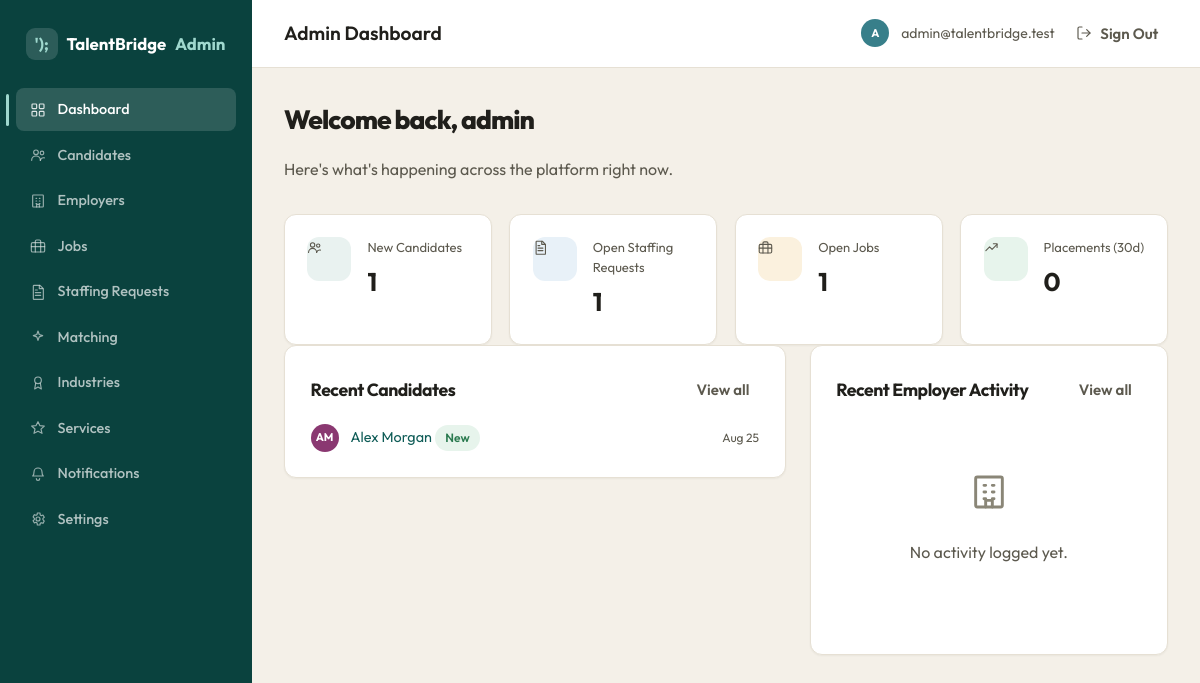
The page /admin/dashboard (signed in) on the database its author committed.
### tables this page shows
CREATE TABLE users (
    id              BIGINT UNSIGNED AUTO_INCREMENT PRIMARY KEY,
    uuid            CHAR(36) NOT NULL UNIQUE,
    email           VARCHAR(190) NOT NULL UNIQUE,
    password_hash   VARCHAR(255) NOT NULL,
    role_id         INT UNSIGNED NOT NULL,
    status          ENUM('active','inactive','pending','suspended') NOT NULL DEFAULT 'active',
    email_verified_at TIMESTAMP NULL DEFAULT NULL,
    last_login_at   TIMESTAMP NULL DEFAULT NULL,
    created_at      TIMESTAMP NOT NULL DEFAULT CURRENT_TIMESTAMP,
    updated_at      TIMESTAMP NOT NULL DEFAULT CURRENT_TIMESTAMP ON UPDATE CURRENT_TIMESTAMP,
    deleted_at      TIMESTAMP NULL DEFAULT NULL,
    CONSTRAINT fk_users_role FOREIGN KEY (role_id) REFERENCES roles(id),
    INDEX idx_users_role (role_id),
    INDEX idx_users_status (status)
);

CREATE TABLE candidates (
    id                     BIGINT UNSIGNED AUTO_INCREMENT PRIMARY KEY,
    uuid                   CHAR(36) NOT NULL UNIQUE,
    user_id                BIGINT UNSIGNED NOT NULL UNIQUE,
    first_name             VARCHAR(100) NOT NULL,
    last_name              VARCHAR(100) NOT NULL,
    phone                  VARCHAR(30) NULL,
    location_city          VARCHAR(100) NULL,
    location_state         VARCHAR(100) NULL,
    location_country       VARCHAR(100) NULL DEFAULT 'United States',
    headline               VARCHAR(180) NULL,
    summary                TEXT NULL,
    current_title          VARCHAR(150) NULL,
    experience_years        DECIMAL(4,1) NULL,
    availability           ENUM('immediate','2_weeks','1_month','not_looking') NOT NULL DEFAULT 'immediate',
    employment_types       SET('full_time','part_time','contract','temp','temp_to_hire') NOT NULL DEFAULT 'full_time',
    salary_expectation_min INT UNSIGNED NULL,
    salary_expectation_max INT UNSIGNED NULL,
    salary_currency        CHAR(3) NOT NULL DEFAULT 'USD',
    is_remote_ok           TINYINT(1) NOT NULL DEFAULT 0,
    resume_file_id         BIGINT UNSIGNED NULL,
    avatar_file_id         BIGINT UNSIGNED NULL,
    linkedin_url           VARCHAR(255) NULL,
    portfolio_url          VARCHAR(255) NULL,
    status                 ENUM('new','in_review','shortlisted','placed','inactive') NOT NULL DEFAULT 'new',
    source                 VARCHAR(80) NULL DEFAULT 'self_registered',
    admin_notes            TEXT NULL,
    created_at             TIMESTAMP NOT NULL DEFAULT CURRENT_TIMESTAMP,
    updated_at             TIMESTAMP NOT NULL DEFAULT CURRENT_TIMESTAMP ON UPDATE CURRENT_TIMESTAMP,
    deleted_at             TIMESTAMP NULL DEFAULT NULL,
    CONSTRAINT fk_candidates_user FOREIGN KEY (user_id) REFERENCES users(id) ON DELETE CASCADE,
    CONSTRAINT fk_candidates_resume FOREIGN KEY (resume_file_id) REFERENCES files(id) ON DELETE SET NULL,
    CONSTRAINT fk_candidates_avatar FOREIGN KEY (avatar_file_id) REFERENCES files(id) ON DELETE SET NULL,
    INDEX idx_candidates_status (status),
    INDEX idx_candidates_location (location_city, location_state),
    INDEX idx_candidates_experience (experience_years),
    FULLTEXT INDEX ftx_candidates_search (headline, summary, current_title)
);

### app/Core/View.php (called while the page is built, shortened)
<?php
final class View
{
    public static function render(string $view, array $data = [], ?string $layout = 'layouts/app'): string
    {
        $data['csrfField'] = Csrf::field();
        $data['csrfToken'] = Csrf::token();
        $data['currentUser'] = Auth::user();
        $content = self::renderFile($view, $data);
        $data['content'] = $content;
        return self::renderFile($layout, $data);
    }
    private static function renderFile(string $view, array $data): string
    {
        $path = VIEW_PATH . '/' . str_replace('.', '/', $view) . '.php';
        extract($data, EXTR_SKIP);
        require $path;
        return (string) ob_get_clean();
    }
    public static function e(mixed $value): string
    {
        return htmlspecialchars((string) $value, ENT_QUOTES, 'UTF-8');
    }
}

### app/Controllers/Admin/DashboardController.php (called while the page is built, shortened)
<?php
final class DashboardController extends Controller
{
    public function index(Request $request): void
    {
        $newCandidates = Candidate::count('status = :status', ['status' => 'new']);
        $openRequests = StaffingRequest::count(
            "status NOT IN ('closed_won','closed_lost')"
        );
        $openJobs = Job::count("status = 'open'");
        $placementsStmt = Database::connection()->prepare(
            "SELECT COUNT(*) FROM matches WHERE status = 'hired' AND updated_at >= DATE_SUB(NOW(), INTERVAL 30 DAY)"
        );
        $placementsStmt->execute();
        $placements = (int) $placementsStmt->fetchColumn();
        $recentCandidatesStmt = Database::connection()->query(
            "SELECT c.id, c.first_name, c.last_name, c.headline, c.status, c.created_at
             FROM candidates c WHERE c.deleted_at IS NULL ORDER BY c.created_at DESC LIMIT 5"
        );
        $recentActivityStmt = Database::connection()->query(
            "SELECT ea.subject, ea.activity_type, ea.occurred_at, c.name AS company_name
             FROM employer_activities ea
             INNER JOIN companies c ON c.id = ea.company_id
             ORDER BY ea.occurred_at DESC LIMIT 6"
        );
        $this->view('admin/dashboard', [
            'title' => 'Admin Dashboard',
            'stats' => [
                'new_candidates' => $newCandidates,
                'open_requests' => $openRequests,
                'open_jobs' => $openJobs,
                'placements_30d' => $placements,
            ],
            'recentCandidates' => $recentCandidatesStmt->fetchAll(),
            'recentActivity' => $recentActivityStmt->fetchAll(),
        ], 'layouts/admin');
    }
}

### public/index.php (called while the page is built, shortened)
<?php
$router = new Router();
$router->dispatch(new Request());

### config/autoload.php (called while the page is built, shortened)
<?php
spl_autoload_register(function (string $class): void {
    $prefix = 'App\\';
    $relative = substr($class, strlen($prefix));
    $path = ROOT_PATH . '/app/' . str_replace('\\', '/', $relative) . '.php';
});

### config/env.php (called while the page is built, shortened)
<?php
function env(string $key, mixed $default = null): mixed
{
    $value = getenv($key);
    return match (strtolower($value)) {
        'true', '(true)' => true,
        'false', '(false)' => false,
        'null', '(null)' => null,
        'empty', '(empty)' => '',
        default => $value,
    };
}

### config/database.php (called while the page is built, shortened)
<?php
return [
    'host' => env('DB_HOST', '127.0.0.1'),
    'port' => env('DB_PORT', '3306'),
    'database' => env('DB_DATABASE', ''),
    'username' => env('DB_USERNAME', 'root'),
    'password' => env('DB_PASSWORD', ''),
    'charset' => env('DB_CHARSET', 'utf8mb4'),
];

### app/Core/Database.php (called while the page is built, shortened)
<?php
final class Database
{
    private static ?PDO $connection = null;
    public static function connection(): PDO
    {
        if (self::$connection === null) {
            $config = require ROOT_PATH . '/config/database.php';
            $dsn = sprintf(
                'mysql:host=%s;port=%s;dbname=%s;charset=%s',
                $config['host'],
                $config['port'],
                $config['database'],
                $config['charset']
            );
            try {
                self::$connection = new PDO($dsn, $config['username'], $config['password'], [
                    PDO::ATTR_ERRMODE => PDO::ERRMODE_EXCEPTION,
                    PDO::ATTR_DEFAULT_FETCH_MODE => PDO::FETCH_ASSOC,
                    PDO::ATTR_EMULATE_PREPARES => false,
                ]);
            } catch (PDOException $e) {
                error_log('Database connection failed: ' . $e->getMessage());
                throw new PDOException('Unable to connect to the database.');
            }
        }
        return self::$connection;
    }
}

### app/Models/User.php (called while the page is built, shortened)
<?php
final class User extends Model
{
    public static function findWithRole(int $id): ?array
    {
        $stmt = Database::connection()->prepare(
            'SELECT users.*, roles.slug AS role_slug
             FROM users
             INNER JOIN roles ON roles.id = users.role_id
             WHERE users.id = :id AND users.deleted_at IS NULL'
        );
        $stmt->execute(['id' => $id]);
        $row = $stmt->fetch();
        return $row === false ? null : $row;
    }
}

### app/Core/Auth.php (called while the page is built, shortened)
<?php
final class Auth
{
    public static function id(): ?int
    {
        return Session::get('user_id');
    }
    public static function user(): ?array
    {
        static $cached = null;
        static $resolved = false;
        if ($resolved) {
            return $cached;
        }
        $id = self::id();
        $cached = $id ? User::findWithRole($id) : null;
        return $cached;
    }
}

### app/Middleware/AuthMiddleware.php (called while the page is built, shortened)
<?php
final class AuthMiddleware
{
    public function handle(Request $request, ?string $arg): void
    {
        if (Auth::user() === null) {
            Auth::logout();
            Session::flash('error', 'Your session is no longer valid. Please sign in again.');
            Response::redirect('/login');
        }
    }
}

### app/Core/Session.php (called while the page is built, shortened)
<?php
final class Session
{
    public static function get(string $key, mixed $default = null): mixed
    {
        return $_SESSION[$key] ?? $default;
    }
}

### views/admin/dashboard.php (the view, shortened to what this page needs)
<h1 class="page-title">Welcome back<?= $currentUser ? ', ' . e(explode('@', $currentUser['email'])[0]) : '' ?></h1>
<p class="page-subtitle">Here's what's happening across the platform right now.</p>
<div class="stat-grid">
    <div class="stat-card">
        <span class="stat-card__icon"><?= icon('users') ?></span>
        <div><span>New Candidates</span><strong><?= e($stats['new_candidates']) ?></strong></div>
    </div>
    <div class="stat-card">
        <span class="stat-card__icon stat-card__icon--accent"><?= icon('file-text') ?></span>
        <div><span>Open Staffing Requests</span><strong><?= e($stats['open_requests']) ?></strong></div>
    </div>
    <div class="stat-card">
        <span class="stat-card__icon stat-card__icon--gold"><?= icon('briefcase') ?></span>
        <div><span>Open Jobs</span><strong><?= e($stats['open_jobs']) ?></strong></div>
    </div>
    <div class="stat-card">
        <span class="stat-card__icon stat-card__icon--success"><?= icon('trending-up') ?></span>
        <div><span>Placements (30d)</span><strong><?= e($stats['placements_30d']) ?></strong></div>
    </div>
</div>
<div class="dash-columns">
    <div class="panel">
        <div class="panel__header">
            <h2>Recent Candidates</h2>
            <a href="/admin/candidates" class="btn btn--text">View all</a>
        </div>
        <?php if (empty($recentCandidates)): ?>
            <div class="empty-state"><?= icon('users') ?><p>No candidates yet.</p></div>
        <?php else: ?>
            <ul class="simple-list">
                <?php foreach ($recentCandidates as $c): ?>
                    <li style="display:flex;align-items:center;gap:0.75rem;">
                        <?= avatar($c['first_name'] . ' ' . $c['last_name'], 'sm') ?>
                        <span style="flex:1;">
                            <a href="/admin/candidates/<?= (int) $c['id'] ?>"><?= e($c['first_name'] . ' ' . $c['last_name']) ?></a>
                            <span class="badge badge--<?= e($c['status']) ?>"><?= e(str_replace('_', ' ', $c['status'])) ?></span>
                        </span>
                        <small><?= e(date('M j', strtotime($c['created_at']))) ?></small>
                    </li>
                <?php endforeach; ?>
            </ul>
        <?php endif; ?>
    </div>
    <div class="panel">
        <div class="panel__header">
            <h2>Recent Employer Activity</h2>
            <a href="/admin/companies" class="btn btn--text">View all</a>
        </div>
        <?php if (empty($recentActivity)): ?>
            <div class="empty-state"><?= icon('building') ?><p>No activity logged yet.</p></div>
        <?php endif; ?>
    </div>
</div>

### app/Core/Router.php (shortened to what this page needs)
<?php
final class Router
{
    private array $routes = [];
    private function add(string $method, string $path, mixed $handler, array $middleware): void
    {
        $path = '/' . trim($path, '/');
        $regex = preg_replace('#\{([a-zA-Z_][a-zA-Z0-9_]*)\}#', '(?P<$1>[^/]+)', $path);
        $regex = $path === '/' ? '#^/$#' : '#^' . $regex . '$#';
        $this->routes[] = [
            'method' => $method,
            'pattern' => $path,
            'regex' => $regex,
            'handler' => $handler,
            'middleware' => $middleware,
        ];
    }
    public function dispatch(Request $request): void
    {
        $path = $request->path();
        foreach ($this->routes as $route) {
            if (!preg_match($route['regex'], $path, $matches)) {
                continue;
            }
            $params = array_filter(
                $matches,
                static fn ($key) => is_string($key),
                ARRAY_FILTER_USE_KEY
            );
            $request->setRouteParams($params);
            $this->runMiddleware($route['middleware'], $request);
            $this->invoke($route['handler'], $request);
            return;
        }
    }
    private function runMiddleware(array $middleware, Request $request): void
    {
        foreach ($middleware as $entry) {
            [$name, $arg] = array_pad(explode(':', $entry, 2), 2, null);
            $instance = new $class();
            $instance->handle($request, $arg);
        }
    }
    private function invoke(mixed $handler, Request $request): void
    {
        if (is_array($handler)) {
            [$class, $method] = $handler;
            $controller = new $class();
            $controller->$method($request);
            return;
        }
    }
}

### app/helpers.php (shortened to what this page needs)
<?php
if (!function_exists('e')) {
    function e(mixed $value): string
    {
        return View::e($value);
    }
}
if (!function_exists('icon')) {
    function icon(string $name, string $class = 'icon'): string
    {
        return Icon::render($name, $class);
    }
}
if (!function_exists('avatar')) {
    function avatar(string $name, string $size = 'md'): string
    {
        $parts = preg_split('/\s+/', trim($name)) ?: [];
        $initials = '';
        foreach (array_slice($parts, 0, 2) as $part) {
            $initials .= mb_strtoupper(mb_substr($part, 0, 1));
        }
        $initials = $initials !== '' ? $initials : '?';
        $hue = array_sum(array_map('ord', str_split($name))) % 360;
        return sprintf(
            '<span class="avatar avatar--%s" style="--avatar-hue:%d" aria-hidden="true">%s</span>',
            htmlspecialchars($size, ENT_QUOTES),
            $hue,
            htmlspecialchars($initials, ENT_QUOTES)
        );
    }
}

### views/partials/admin-topbar.php (shortened to what this page needs)
<?php $user = $currentUser ?? null; ?>
<header class="admin-topbar">
    <div class="admin-topbar__title"><?= e($title ?? '') ?></div>
    <div class="admin-topbar__user">
        <?= avatar($user['email'] ?? '?', 'sm') ?>
        <span><?= e($user['email'] ?? '') ?></span>
        <form action="/logout" method="post" class="inline-form">
            <button type="submit" class="btn btn--text"><?= icon('log-out', 'icon icon--sm') ?>Sign Out</button>
        </form>
    </div>
</header>

### rows shown on the page
users: email "admin@talentbridge.test", email "admin"
candidates: first_name+last_name "Alex Morgan", status "New", created_at "Aug 25"

### other values the page prints
$item['label'] "Dashboard"
$item['label'] "Candidates"
$item['label'] "Employers"
$item['label'] "Jobs"
$item['label'] "Staffing Requests"
$item['label'] "Matching"
$item['label'] "Industries"
$item['label'] "Services"
$initials "A"
